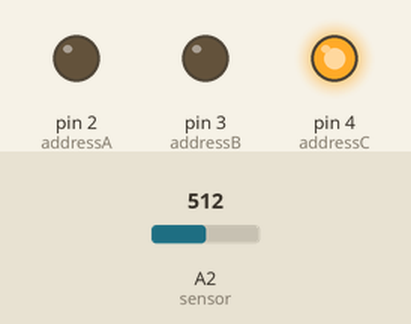
Recording of a sketch running on a simulated Arduino Uno, built with avr-gcc and run on an emulated ATmega328P. Parts: output pins drawn as LEDs (lit = HIGH). Inputs (shaded band) come from the test bench; at power-on: A2 (sensor) = 512. What the sketch prints to the serial monitor is not drawn.

Above: at 0.1 s.
Timing chart, 0 to 1.6 s (numbered marks = the images above):
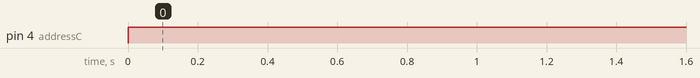

Measured:
- by itself, pin 4 (addressC): LOW → HIGH at 0.00 s

The sketch:

viniMux.ino
```cpp
//http://www.ti.com/lit/ds/symlink/cd74hc4053.pdf
const byte sensor = A2;  // where the multiplexer in/out port is connected
int val = 0;
int i = 0;

// the multiplexer address select lines (A/B/C)
const byte addressA = 2; // low-order bit S0
const byte addressB = 3; // S1
const byte addressC = 4; // high-order bit S2

int readSensor (const byte which)
  {
  // select correct MUX channel
  digitalWrite (addressA, LOW);  // low-order bit
  digitalWrite (addressB, LOW);
  digitalWrite (addressC, HIGH);  // high-order bit
  //digitalWrite (addressA, (which & 1) ? HIGH : LOW);  // low-order bit
  //digitalWrite (addressB, (which & 2) ? HIGH : LOW);
  //digitalWrite (addressC, (which & 4) ? HIGH : LOW);  // high-order bit
  // now read the sensor
  return analogRead (sensor);
  }  // end of readSensor

void setup ()
  {
  Serial.begin (9600);
  Serial.println ("Starting multiplexer test ...");
  pinMode (addressA, OUTPUT);
  pinMode (addressB, OUTPUT);
  pinMode (addressC, OUTPUT);
  }  // end of setup

void loop ()
  {
  Serial.print ("Sensor ");
  //Serial.print (i);
  Serial.print (" reads: ");
  //val = analogRead(sensor);     // read the input pin
  //Serial.println(val);
  Serial.println (readSensor (i));
  delay (1000);
  }  // end of loop
```
